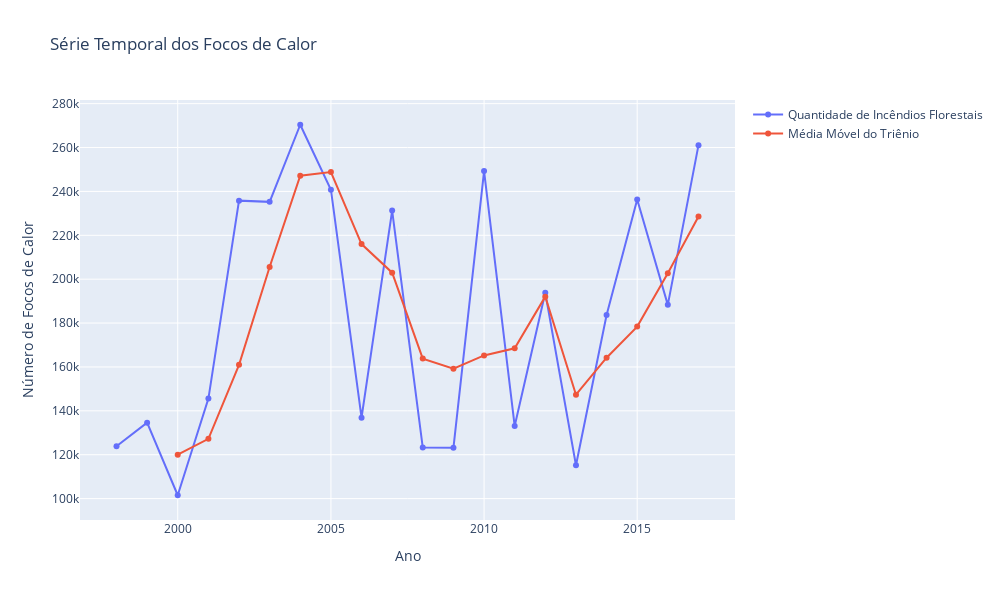

Notebook code cell kept with this figure:
### Code cell
plot_forest_fires_timeline(base)
